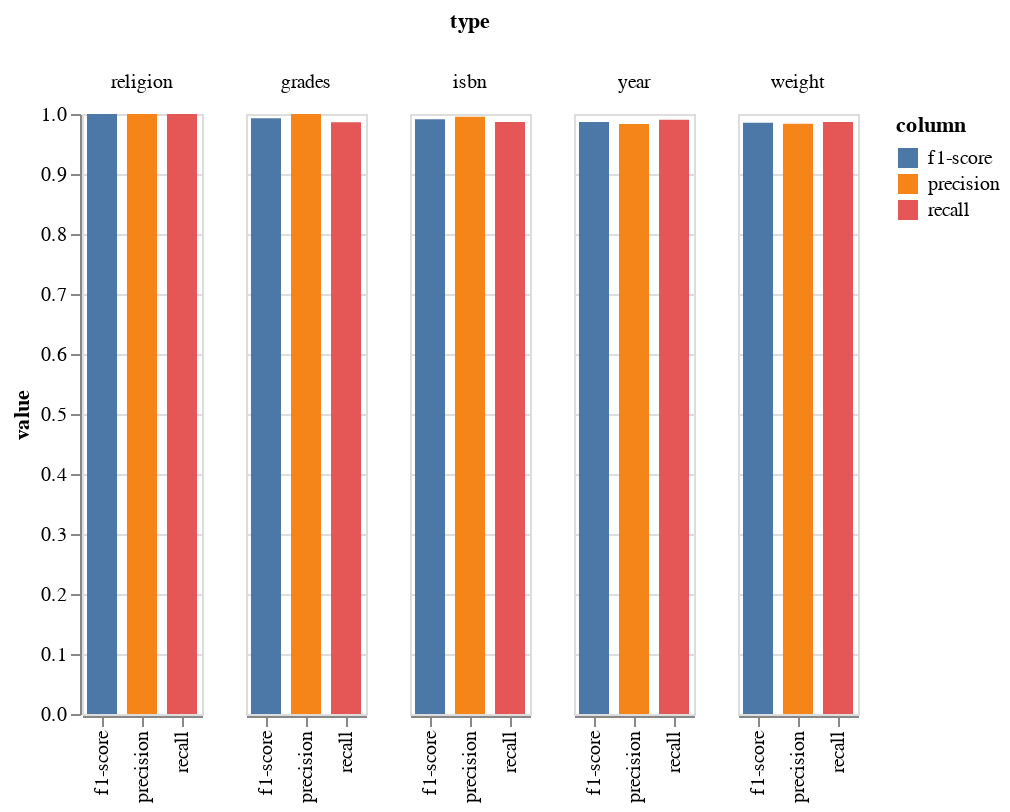

The notebook cell this image was saved under:
### Code cell
# altair chart representing the top 5 for both sato and sherlock
alt.Chart(sato_top_5_df.reset_index()).transform_fold(
        ['precision', 'recall', 'f1-score'],
      as_=['column', 'value']
    ).mark_bar(size=15).encode(
    column=alt.Column('type:O', sort=alt.EncodingSortField(
                field="f1-score",  
                order="descending")),
    x = alt.X('column:N',
              title = '',
              ),
    y=alt.Y('value:Q'),
    color='column:N'
)

### Figure 1 — Vega-Lite specification as saved in the notebook (floating-point values rounded to 4 significant figures)
{"config": {"view": {"continuousWidth": 400, "continuousHeight": 300}}, "data": {"name": "data-60dbcc2c515185faa4249e0833cd8d6f"}, "mark": {"type": "bar", "size": 15}, "encoding": {"color": {"field": "column", "type": "nominal"}, "column": {"field": "type", "sort": {"field": "f1-score", "order": "descending"}, "type": "ordinal"}, "x": {"field": "column", "title": "", "type": "nominal"}, "y": {"field": "value", "type": "quantitative"}}, "transform": [{"fold": ["precision", "recall", "f1-score"], "as": ["column", "value"]}], "$schema": "https://vega.github.io/schema/vega-lite/v4.17.0.json", "datasets": {"data-60dbcc2c515185faa4249e0833cd8d6f": [{"type": "religion", "precision": 1.0, "recall": 1.0, "f1-score": 1.0, "support": 38}, {"type": "grades", "precision": 1.0, "recall": 0.9863, "f1-score": 0.9931, "support": 219}, {"type": "isbn", "precision": 0.9956, "recall": 0.9868, "f1-score": 0.9912, "support": 228}, {"type": "year", "precision": 0.9833, "recall": 0.9903, "f1-score": 0.9868, "support": 5349}, {"type": "weight", "precision": 0.9838, "recall": 0.9868, "f1-score": 0.9853, "support": 4317}]}}
